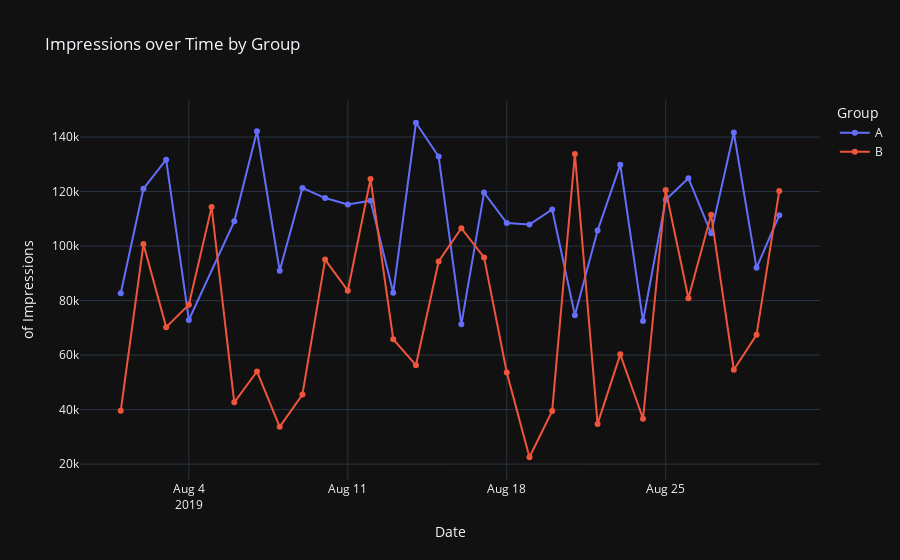
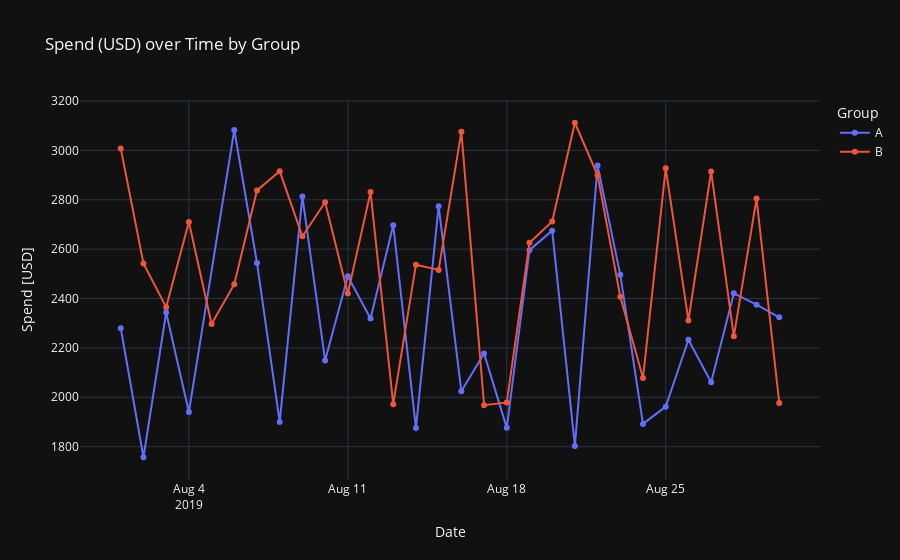
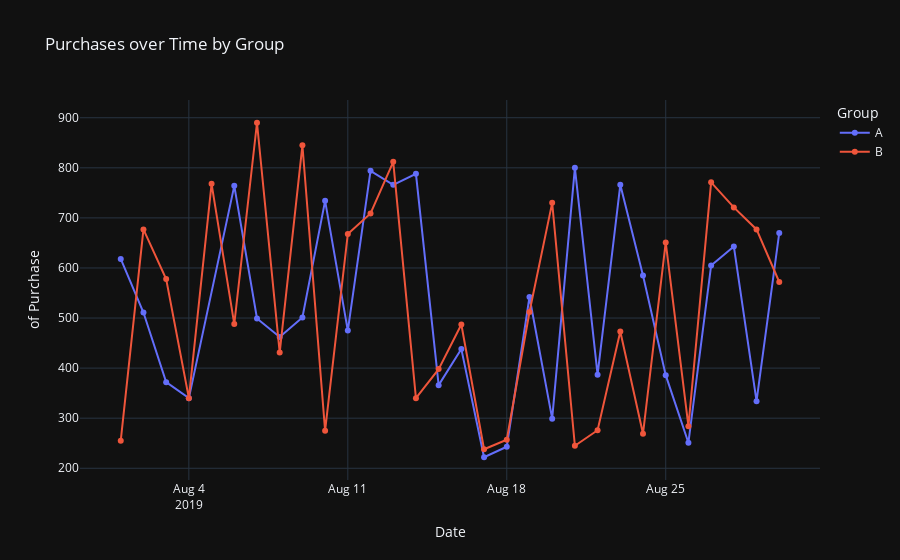
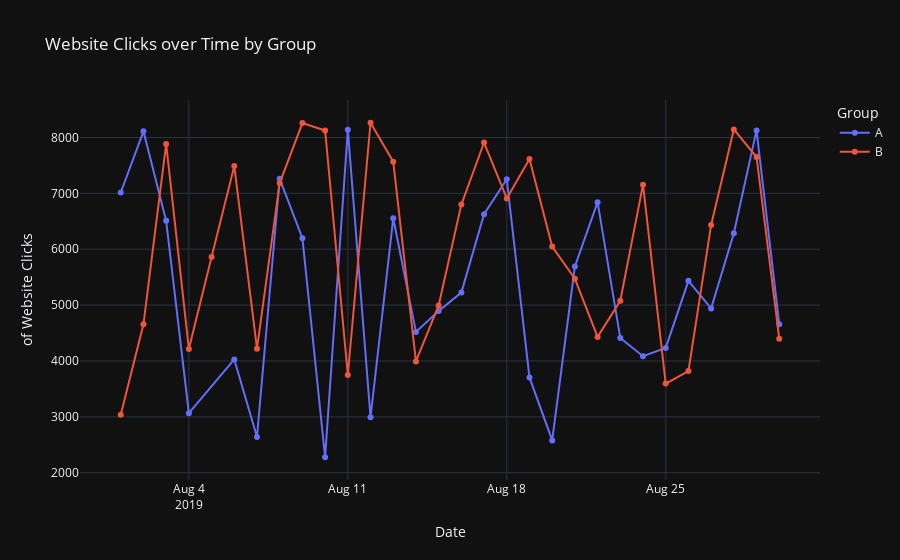

Notebook code for these charts, in order:
### Code cell
# --- Setup ---
from pathlib import Path
import pandas as pd
import plotly.express as px

from pathlib import Path

def find_project_root(target_relpath="data/processed/cleaned_campaign.csv", max_up=5):
    here = Path.cwd()
    for _ in range(max_up):
        candidate = here / target_relpath
        if candidate.exists():
            return here
        here = here.parent
    raise FileNotFoundError(f"Could not find {target_relpath} upwards from {Path.cwd()}")

ROOT = find_project_root()
DATA = ROOT / "data" / "processed" / "cleaned_campaign.csv"
OUT  = ROOT / "notebook" / "chart"
OUT.mkdir(parents=True, exist_ok=True)


# --- Load & prep ---
df = pd.read_csv(DATA)
# Ensure exact column names in your CSV:
# ['Campaign Name','Date','Spend [USD]','# of Impressions','Reach',
#  '# of Website Clicks','# of Searches','# of View Content','# of Add to Cart','# of Purchase','group']
df["Date"] = pd.to_datetime(df["Date"], errors="coerce")
df = df.dropna(subset=["Date"])  # guard against blank/malformed dates

# --- Helpers ---
def save_show(fig, name: str):
    """Save Plotly fig as interactive HTML and show inline."""
    html_path = OUT / f"{name}.html"
    fig.write_html(str(html_path), include_plotlyjs="cdn", auto_open=False)
    print(f"✅ Saved: {html_path.relative_to(ROOT)}")
    return fig.show()

def ts_line(y_col, title, file_stub):
    fig = px.line(
        df,
        x="Date",
        y=y_col,              # single column (wide form)
        color="group",
        markers=True,
        template="plotly_dark",
        labels={"Date": "Date", y_col: y_col.replace("# ", "")},
        title=title
    )
    fig.update_layout(legend_title_text="Group")
    save_show(fig, file_stub)

# --- Time series ---
ts_line("# of Impressions", "Impressions over Time by Group", "ts_impressions_by_group")
ts_line("Spend [USD]", "Spend (USD) over Time by Group", "ts_spend_by_group")
ts_line("# of Purchase", "Purchases over Time by Group", "ts_purchases_by_group")
ts_line("# of Website Clicks", "Website Clicks over Time by Group", "ts_clicks_by_group")

# --- Donut charts: Spend vs Purchases per group ---
def spend_vs_purchases_pie(group_label):
    dfg = df[df["group"] == group_label]
    agg = pd.DataFrame({
        "Metric": ["Total Spend", "Total Purchases"],
        "Value": [dfg["Spend [USD]"].sum(), dfg["# of Purchase"].sum()]
    })
    fig = px.pie(
        agg, names="Metric", values="Value",
        title=f"Group {group_label}: Spend vs Purchases",
        color="Metric",
        color_discrete_map={"Total Spend":"#636EFA","Total Purchases":"#EF553B"},
        hole=0.35
    )
    fig.update_traces(textposition="inside", textinfo="percent+label")
    fig.update_layout(template="plotly_dark")
    save_show(fig, f"pie_spend_vs_purchases_group_{group_label}")

for g in sorted(df["group"].unique()):
    spend_vs_purchases_pie(g)

# --- Funnel charts per group ---
def funnel_for_group(group_label):
    dfg = df[df["group"] == group_label]
    stages = ["# of Impressions", "# of Website Clicks", "# of View Content",
              "# of Add to Cart", "# of Purchase"]
    funnel_df = dfg[stages].sum().reset_index()
    funnel_df.columns = ["Stage", "Count"]
    fig = px.funnel(funnel_df, x="Count", y="Stage",
                    title=f"Conversion Funnel - Group {group_label}",
                    template="plotly_dark")
    save_show(fig, f"funnel_group_{group_label}")

for g in sorted(df["group"].unique()):
    funnel_for_group(g)

### Figure 1 — Plotly figure (JSON) as saved in the notebook; plotly's stock layout.template omitted (floating-point values rounded to 4 significant figures)
{"data": [{"hovertemplate": "group=A<br>Date=%{x}<br>of Impressions=%{y}<extra></extra>", "legendgroup": "A", "line": {"color": "#636efa", "dash": "solid"}, "marker": {"symbol": "circle"}, "mode": "lines+markers", "name": "A", "orientation": "v", "showlegend": true, "type": "scatter", "x": ["2019-08-01T00:00:00.000000000", "2019-08-02T00:00:00.000000000", "2019-08-03T00:00:00.000000000", "2019-08-04T00:00:00.000000000", "2019-08-06T00:00:00.000000000", "2019-08-07T00:00:00.000000000", "2019-08-08T00:00:00.000000000", "2019-08-09T00:00:00.000000000", "2019-08-10T00:00:00.000000000", "2019-08-11T00:00:00.000000000", "2019-08-12T00:00:00.000000000", "2019-08-13T00:00:00.000000000", "2019-08-14T00:00:00.000000000", "2019-08-15T00:00:00.000000000", "2019-08-16T00:00:00.000000000", "2019-08-17T00:00:00.000000000", "2019-08-18T00:00:00.000000000", "2019-08-19T00:00:00.000000000", "2019-08-20T00:00:00.000000000", "2019-08-21T00:00:00.000000000", "2019-08-22T00:00:00.000000000", "2019-08-23T00:00:00.000000000", "2019-08-24T00:00:00.000000000", "2019-08-25T00:00:00.000000000", "2019-08-26T00:00:00.000000000", "2019-08-27T00:00:00.000000000", "2019-08-28T00:00:00.000000000", "2019-08-29T00:00:00.000000000", "2019-08-30T00:00:00.000000000"], "xaxis": "x", "y": [82702, 121040, 131711, 72878, 109076, 142123, 90939, 121332, 117624, 115247, 116639, 82847, 145248, 132845, 71274, 119612, 108452, 107890, 113430, 74654, 105705, 129880, 72515, 117006, 124897, 104678, 141654, 92029, 111306], "yaxis": "y"}, {"hovertemplate": "group=B<br>Date=%{x}<br>of Impressions=%{y}<extra></extra>", "legendgroup": "B", "line": {"color": "#EF553B", "dash": "solid"}, "marker": {"symbol": "circle"}, "mode": "lines+markers", "name": "B", "orientation": "v", "showlegend": true, "type": "scatter", "x": ["2019-08-01T00:00:00.000000000", "2019-08-02T00:00:00.000000000", "2019-08-03T00:00:00.000000000", "2019-08-04T00:00:00.000000000", "2019-08-05T00:00:00.000000000", "2019-08-06T00:00:00.000000000", "2019-08-07T00:00:00.000000000", "2019-08-08T00:00:00.000000000", "2019-08-09T00:00:00.000000000", "2019-08-10T00:00:00.000000000", "2019-08-11T00:00:00.000000000", "2019-08-12T00:00:00.000000000", "2019-08-13T00:00:00.000000000", "2019-08-14T00:00:00.000000000", "2019-08-15T00:00:00.000000000", "2019-08-16T00:00:00.000000000", "2019-08-17T00:00:00.000000000", "2019-08-18T00:00:00.000000000", "2019-08-19T00:00:00.000000000", "2019-08-20T00:00:00.000000000", "2019-08-21T00:00:00.000000000", "2019-08-22T00:00:00.000000000", "2019-08-23T00:00:00.000000000", "2019-08-24T00:00:00.000000000", "2019-08-25T00:00:00.000000000", "2019-08-26T00:00:00.000000000", "2019-08-27T00:00:00.000000000", "2019-08-28T00:00:00.000000000", "2019-08-29T00:00:00.000000000", "2019-08-30T00:00:00.000000000"], "xaxis": "x", "y": [39550, 100719, 70263, 78451, 114295, 42684, 53986, 33669, 45511, 95054, 83633, 124591, 65827, 56304, 94338, 106584, 95843, 53632, 22521, 39470, 133771, 34752, 60286, 36650, 120576, 80841, 111469, 54627, 67444, 120203], "yaxis": "y"}], "layout": {"legend": {"title": {"text": "Group"}, "tracegroupgap": 0}, "title": {"text": "Impressions over Time by Group"}, "xaxis": {"anchor": "y", "domain": [0, 1], "title": {"text": "Date"}}, "yaxis": {"anchor": "x", "domain": [0, 1], "title": {"text": "of Impressions"}}}}

### Figure 2 — Plotly figure (JSON) as saved in the notebook; plotly's stock layout.template omitted (floating-point values rounded to 4 significant figures)
{"data": [{"hovertemplate": "group=A<br>Date=%{x}<br>Spend [USD]=%{y}<extra></extra>", "legendgroup": "A", "line": {"color": "#636efa", "dash": "solid"}, "marker": {"symbol": "circle"}, "mode": "lines+markers", "name": "A", "orientation": "v", "showlegend": true, "type": "scatter", "x": ["2019-08-01T00:00:00.000000000", "2019-08-02T00:00:00.000000000", "2019-08-03T00:00:00.000000000", "2019-08-04T00:00:00.000000000", "2019-08-06T00:00:00.000000000", "2019-08-07T00:00:00.000000000", "2019-08-08T00:00:00.000000000", "2019-08-09T00:00:00.000000000", "2019-08-10T00:00:00.000000000", "2019-08-11T00:00:00.000000000", "2019-08-12T00:00:00.000000000", "2019-08-13T00:00:00.000000000", "2019-08-14T00:00:00.000000000", "2019-08-15T00:00:00.000000000", "2019-08-16T00:00:00.000000000", "2019-08-17T00:00:00.000000000", "2019-08-18T00:00:00.000000000", "2019-08-19T00:00:00.000000000", "2019-08-20T00:00:00.000000000", "2019-08-21T00:00:00.000000000", "2019-08-22T00:00:00.000000000", "2019-08-23T00:00:00.000000000", "2019-08-24T00:00:00.000000000", "2019-08-25T00:00:00.000000000", "2019-08-26T00:00:00.000000000", "2019-08-27T00:00:00.000000000", "2019-08-28T00:00:00.000000000", "2019-08-29T00:00:00.000000000", "2019-08-30T00:00:00.000000000"], "xaxis": "x", "y": [2280, 1757, 2343, 1940, 3083, 2544, 1900, 2813, 2149, 2490, 2319, 2697, 1875, 2774, 2024, 2177, 1876, 2596, 2675, 1803, 2939, 2496, 1892, 1962, 2233, 2061, 2421, 2375, 2324], "yaxis": "y"}, {"hovertemplate": "group=B<br>Date=%{x}<br>Spend [USD]=%{y}<extra></extra>", "legendgroup": "B", "line": {"color": "#EF553B", "dash": "solid"}, "marker": {"symbol": "circle"}, "mode": "lines+markers", "name": "B", "orientation": "v", "showlegend": true, "type": "scatter", "x": ["2019-08-01T00:00:00.000000000", "2019-08-02T00:00:00.000000000", "2019-08-03T00:00:00.000000000", "2019-08-04T00:00:00.000000000", "2019-08-05T00:00:00.000000000", "2019-08-06T00:00:00.000000000", "2019-08-07T00:00:00.000000000", "2019-08-08T00:00:00.000000000", "2019-08-09T00:00:00.000000000", "2019-08-10T00:00:00.000000000", "2019-08-11T00:00:00.000000000", "2019-08-12T00:00:00.000000000", "2019-08-13T00:00:00.000000000", "2019-08-14T00:00:00.000000000", "2019-08-15T00:00:00.000000000", "2019-08-16T00:00:00.000000000", "2019-08-17T00:00:00.000000000", "2019-08-18T00:00:00.000000000", "2019-08-19T00:00:00.000000000", "2019-08-20T00:00:00.000000000", "2019-08-21T00:00:00.000000000", "2019-08-22T00:00:00.000000000", "2019-08-23T00:00:00.000000000", "2019-08-24T00:00:00.000000000", "2019-08-25T00:00:00.000000000", "2019-08-26T00:00:00.000000000", "2019-08-27T00:00:00.000000000", "2019-08-28T00:00:00.000000000", "2019-08-29T00:00:00.000000000", "2019-08-30T00:00:00.000000000"], "xaxis": "x", "y": [3008, 2542, 2365, 2710, 2297, 2458, 2838, 2916, 2652, 2790, 2420, 2831, 1972, 2537, 2516, 3076, 1968, 1979, 2626, 2712, 3112, 2899, 2407, 2078, 2928, 2311, 2915, 2247, 2805, 1977], "yaxis": "y"}], "layout": {"legend": {"title": {"text": "Group"}, "tracegroupgap": 0}, "title": {"text": "Spend (USD) over Time by Group"}, "xaxis": {"anchor": "y", "domain": [0, 1], "title": {"text": "Date"}}, "yaxis": {"anchor": "x", "domain": [0, 1], "title": {"text": "Spend [USD]"}}}}

### Figure 3 — Plotly figure (JSON) as saved in the notebook; plotly's stock layout.template omitted (floating-point values rounded to 4 significant figures)
{"data": [{"hovertemplate": "group=A<br>Date=%{x}<br>of Purchase=%{y}<extra></extra>", "legendgroup": "A", "line": {"color": "#636efa", "dash": "solid"}, "marker": {"symbol": "circle"}, "mode": "lines+markers", "name": "A", "orientation": "v", "showlegend": true, "type": "scatter", "x": ["2019-08-01T00:00:00.000000000", "2019-08-02T00:00:00.000000000", "2019-08-03T00:00:00.000000000", "2019-08-04T00:00:00.000000000", "2019-08-06T00:00:00.000000000", "2019-08-07T00:00:00.000000000", "2019-08-08T00:00:00.000000000", "2019-08-09T00:00:00.000000000", "2019-08-10T00:00:00.000000000", "2019-08-11T00:00:00.000000000", "2019-08-12T00:00:00.000000000", "2019-08-13T00:00:00.000000000", "2019-08-14T00:00:00.000000000", "2019-08-15T00:00:00.000000000", "2019-08-16T00:00:00.000000000", "2019-08-17T00:00:00.000000000", "2019-08-18T00:00:00.000000000", "2019-08-19T00:00:00.000000000", "2019-08-20T00:00:00.000000000", "2019-08-21T00:00:00.000000000", "2019-08-22T00:00:00.000000000", "2019-08-23T00:00:00.000000000", "2019-08-24T00:00:00.000000000", "2019-08-25T00:00:00.000000000", "2019-08-26T00:00:00.000000000", "2019-08-27T00:00:00.000000000", "2019-08-28T00:00:00.000000000", "2019-08-29T00:00:00.000000000", "2019-08-30T00:00:00.000000000"], "xaxis": "x", "y": [618, 511, 372, 340, 764, 499, 462, 501, 734, 475, 794, 766, 788, 366, 438, 222, 243, 542, 299, 800, 387, 766, 585, 386, 251, 605, 643, 334, 670], "yaxis": "y"}, {"hovertemplate": "group=B<br>Date=%{x}<br>of Purchase=%{y}<extra></extra>", "legendgroup": "B", "line": {"color": "#EF553B", "dash": "solid"}, "marker": {"symbol": "circle"}, "mode": "lines+markers", "name": "B", "orientation": "v", "showlegend": true, "type": "scatter", "x": ["2019-08-01T00:00:00.000000000", "2019-08-02T00:00:00.000000000", "2019-08-03T00:00:00.000000000", "2019-08-04T00:00:00.000000000", "2019-08-05T00:00:00.000000000", "2019-08-06T00:00:00.000000000", "2019-08-07T00:00:00.000000000", "2019-08-08T00:00:00.000000000", "2019-08-09T00:00:00.000000000", "2019-08-10T00:00:00.000000000", "2019-08-11T00:00:00.000000000", "2019-08-12T00:00:00.000000000", "2019-08-13T00:00:00.000000000", "2019-08-14T00:00:00.000000000", "2019-08-15T00:00:00.000000000", "2019-08-16T00:00:00.000000000", "2019-08-17T00:00:00.000000000", "2019-08-18T00:00:00.000000000", "2019-08-19T00:00:00.000000000", "2019-08-20T00:00:00.000000000", "2019-08-21T00:00:00.000000000", "2019-08-22T00:00:00.000000000", "2019-08-23T00:00:00.000000000", "2019-08-24T00:00:00.000000000", "2019-08-25T00:00:00.000000000", "2019-08-26T00:00:00.000000000", "2019-08-27T00:00:00.000000000", "2019-08-28T00:00:00.000000000", "2019-08-29T00:00:00.000000000", "2019-08-30T00:00:00.000000000"], "xaxis": "x", "y": [255, 677, 578, 340, 768, 488, 890, 431, 845, 275, 668, 709, 812, 340, 398, 487, 238, 257, 512, 730, 245, 276, 473, 269, 651, 284, 771, 721, 677, 572], "yaxis": "y"}], "layout": {"legend": {"title": {"text": "Group"}, "tracegroupgap": 0}, "title": {"text": "Purchases over Time by Group"}, "xaxis": {"anchor": "y", "domain": [0, 1], "title": {"text": "Date"}}, "yaxis": {"anchor": "x", "domain": [0, 1], "title": {"text": "of Purchase"}}}}

### Figure 4 — Plotly figure (JSON) as saved in the notebook; plotly's stock layout.template omitted (floating-point values rounded to 4 significant figures)
{"data": [{"hovertemplate": "group=A<br>Date=%{x}<br>of Website Clicks=%{y}<extra></extra>", "legendgroup": "A", "line": {"color": "#636efa", "dash": "solid"}, "marker": {"symbol": "circle"}, "mode": "lines+markers", "name": "A", "orientation": "v", "showlegend": true, "type": "scatter", "x": ["2019-08-01T00:00:00.000000000", "2019-08-02T00:00:00.000000000", "2019-08-03T00:00:00.000000000", "2019-08-04T00:00:00.000000000", "2019-08-06T00:00:00.000000000", "2019-08-07T00:00:00.000000000", "2019-08-08T00:00:00.000000000", "2019-08-09T00:00:00.000000000", "2019-08-10T00:00:00.000000000", "2019-08-11T00:00:00.000000000", "2019-08-12T00:00:00.000000000", "2019-08-13T00:00:00.000000000", "2019-08-14T00:00:00.000000000", "2019-08-15T00:00:00.000000000", "2019-08-16T00:00:00.000000000", "2019-08-17T00:00:00.000000000", "2019-08-18T00:00:00.000000000", "2019-08-19T00:00:00.000000000", "2019-08-20T00:00:00.000000000", "2019-08-21T00:00:00.000000000", "2019-08-22T00:00:00.000000000", "2019-08-23T00:00:00.000000000", "2019-08-24T00:00:00.000000000", "2019-08-25T00:00:00.000000000", "2019-08-26T00:00:00.000000000", "2019-08-27T00:00:00.000000000", "2019-08-28T00:00:00.000000000", "2019-08-29T00:00:00.000000000", "2019-08-30T00:00:00.000000000"], "xaxis": "x", "y": [7016, 8110, 6508, 3065, 4028, 2640, 7260, 6198, 2277, 8137, 2993, 6554, 4521, 4896, 5224, 6628, 7253, 3706, 2578, 5691, 6843, 4410, 4085, 4234, 5435, 4941, 6287, 8127, 4658], "yaxis": "y"}, {"hovertemplate": "group=B<br>Date=%{x}<br>of Website Clicks=%{y}<extra></extra>", "legendgroup": "B", "line": {"color": "#EF553B", "dash": "solid"}, "marker": {"symbol": "circle"}, "mode": "lines+markers", "name": "B", "orientation": "v", "showlegend": true, "type": "scatter", "x": ["2019-08-01T00:00:00.000000000", "2019-08-02T00:00:00.000000000", "2019-08-03T00:00:00.000000000", "2019-08-04T00:00:00.000000000", "2019-08-05T00:00:00.000000000", "2019-08-06T00:00:00.000000000", "2019-08-07T00:00:00.000000000", "2019-08-08T00:00:00.000000000", "2019-08-09T00:00:00.000000000", "2019-08-10T00:00:00.000000000", "2019-08-11T00:00:00.000000000", "2019-08-12T00:00:00.000000000", "2019-08-13T00:00:00.000000000", "2019-08-14T00:00:00.000000000", "2019-08-15T00:00:00.000000000", "2019-08-16T00:00:00.000000000", "2019-08-17T00:00:00.000000000", "2019-08-18T00:00:00.000000000", "2019-08-19T00:00:00.000000000", "2019-08-20T00:00:00.000000000", "2019-08-21T00:00:00.000000000", "2019-08-22T00:00:00.000000000", "2019-08-23T00:00:00.000000000", "2019-08-24T00:00:00.000000000", "2019-08-25T00:00:00.000000000", "2019-08-26T00:00:00.000000000", "2019-08-27T00:00:00.000000000", "2019-08-28T00:00:00.000000000", "2019-08-29T00:00:00.000000000", "2019-08-30T00:00:00.000000000"], "xaxis": "x", "y": [3038, 4657, 7885, 4216, 5863, 7488, 4221, 7184, 8259, 8125, 3750, 8264, 7568, 3993, 4993, 6800, 7910, 6909, 7617, 6050, 5471, 4431, 5077, 7156, 3596, 3820, 6435, 8144, 7651, 4399], "yaxis": "y"}], "layout": {"legend": {"title": {"text": "Group"}, "tracegroupgap": 0}, "title": {"text": "Website Clicks over Time by Group"}, "xaxis": {"anchor": "y", "domain": [0, 1], "title": {"text": "Date"}}, "yaxis": {"anchor": "x", "domain": [0, 1], "title": {"text": "of Website Clicks"}}}}
